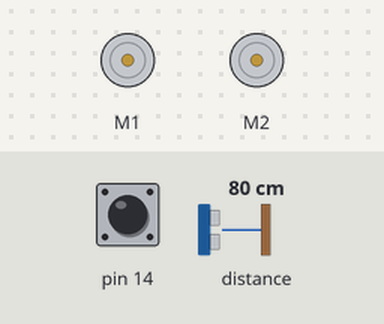
A sketch run on a simulated Arduino Leonardo, built with avr-gcc and run on an emulated ATmega32U4. On the bench: 2 × DC motor (green arrow = forward, orange = backward, longer = faster). The inputs (shaded band) are chosen by the test bench; at power-on: pin 14 HIGH, distance to the obstacle 80 cm.

Above: at 0.8 s.
0.9 s: pin 14 pulled LOW for 0.15 s
At 1.5 s:
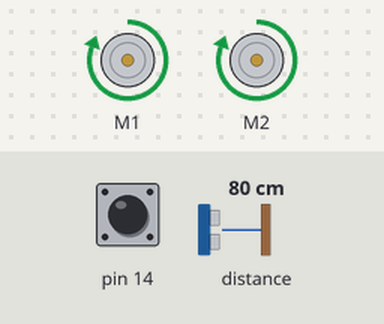
2.5 s: distance to the obstacle set to 32 cm
4.0 s: distance to the obstacle set to 27 cm
At 4.3 s:
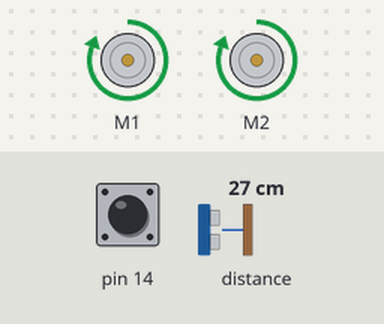
7.0 s: distance to the obstacle set to 2 cm
Timing chart, 0 to 60.5 s (numbered marks = the images above; inputs shaded):
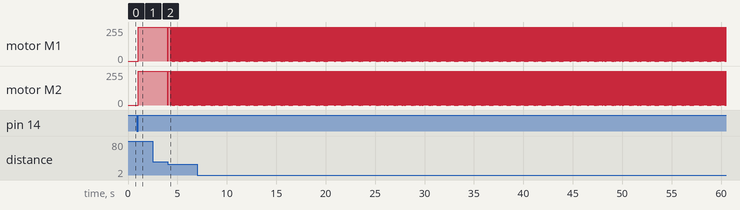

Measured:
- after the input at 0.9 s, motor M1, motor M2: stopped → forward 255/255 after 0.16 s
- after the input at 2.5 s, every drawn part: stays the same

The sketch:

ProximitySensor.ino
```cpp
#include <Zumo32U4.h>
#include <Wire.h>

Zumo32U4ProximitySensors sensor;
Zumo32U4Motors motors;
Zumo32U4ButtonA buttonA;

//Kijkt of we rijden of niet
bool drive = false;

void setup()
{
  //Init de proximity sensors
  sensor.initFrontSensor();
  buttonA.waitForButton();
}

void stop()
{
  motors.setSpeeds(0, 0);
}

void loop()
{
  //Als buttonA wordt ingedrukt, dan gaan we rijden
  if (buttonA.isPressed()) {
    drive = true;
  }

  if (drive = true) {
    motors.setSpeeds(400,400);
  }

  sensor.read();
  bool front = sensor.readBasicFront();

  if (front) {
    drive = false;
    stop();
  }
}
```

verschillendelijn.ino
```cpp
//voeg library toe
#include <Zumo32U4.h>
#include <Wire.h>

//bepaal max snelheid
const uint16_t maxsnelheid = 400;

//bepaal min snelheid
const uint16_t minSnelheid = 100;
```
